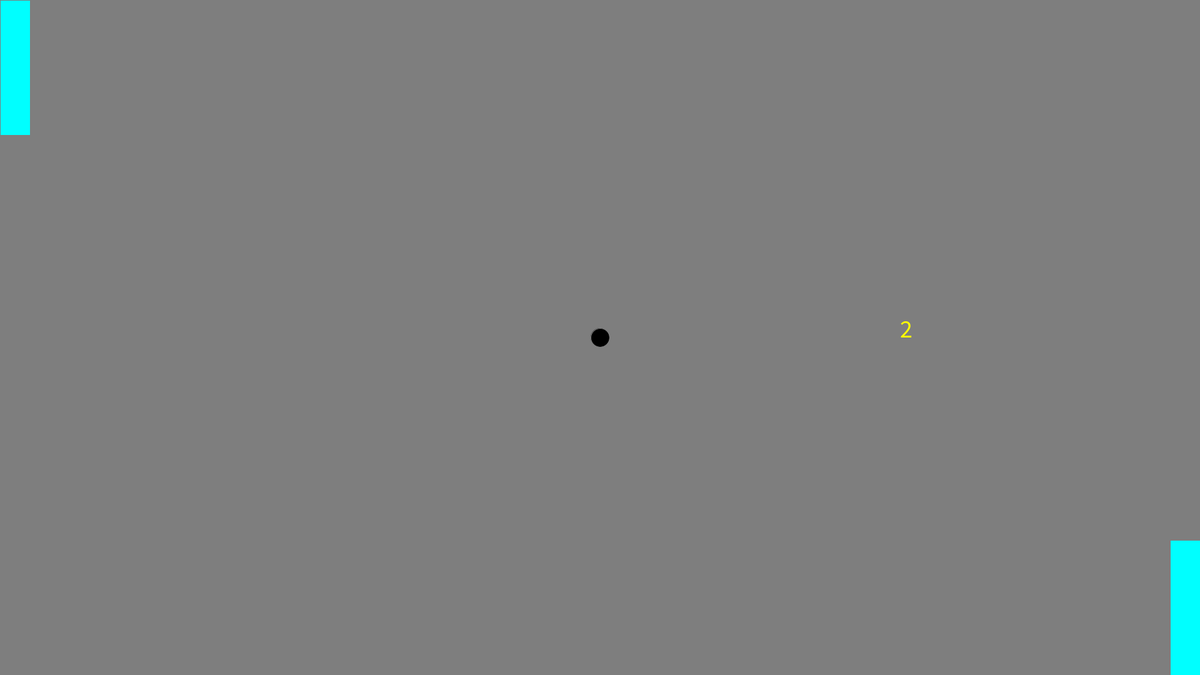
Frame 1 (no input)
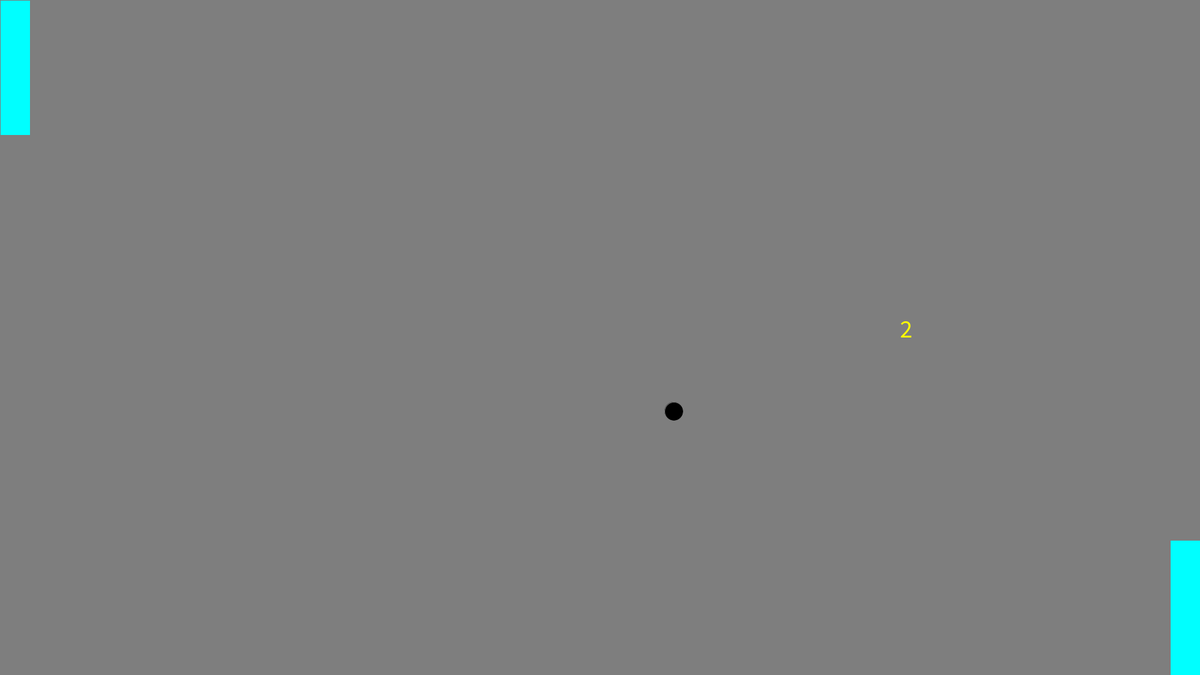
Frame 60 (the mouse pressed at the canvas centre just before this capture)
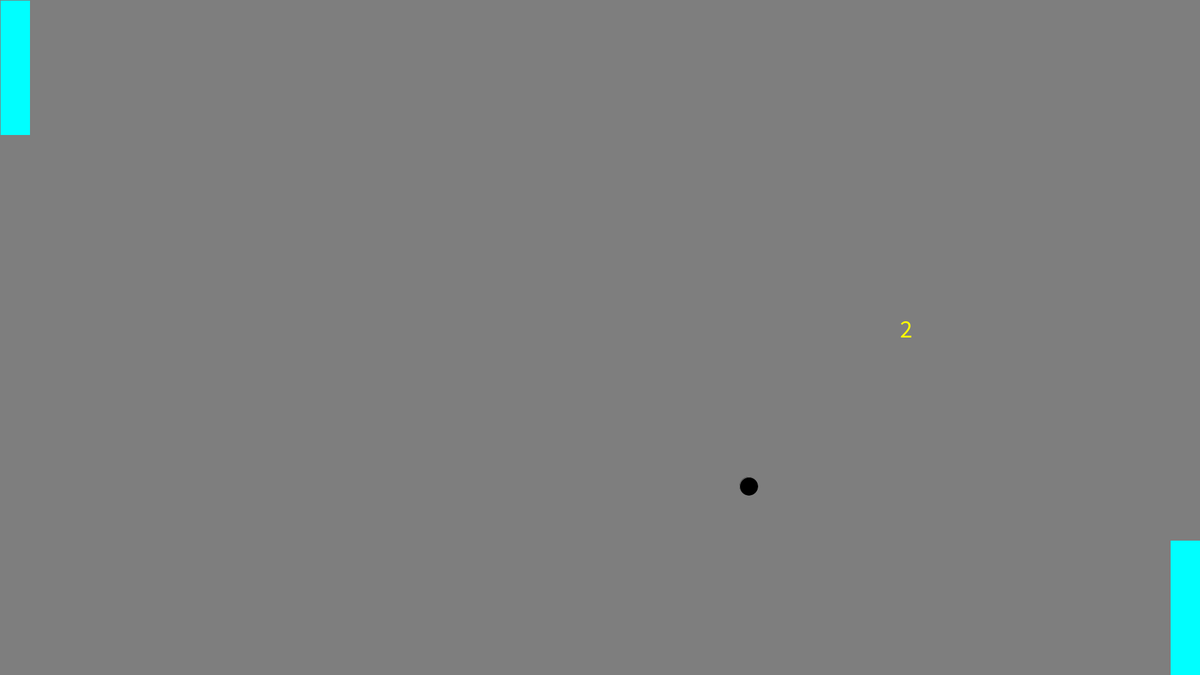
Frame 120 (the mouse held since frame 60 and released just before this capture)

The Processing sketch that drew these frames (run headless with seeded random() and noise(); from frame 60 on, the mouse is pressed at the canvas centre):

// Processing sketch: test2
// ── test2.pde
//maxX = ... 1920  .., maxY = 1080

int leftPadX;//declare variable to hold position X of left paddle 
int leftPadY; //declare variable to hold position Y of left paddle 
int padWidth; //declares width of both paddles

float rightPadX;//declare variable to hold position X of right paddle 
float rightPadY;//declare variable to hold position Y of right paddle
int padHeight; //declares height of both paddles

int ballX;//declare variable to hold X position of ball
float ballY;//declare variable to hold Y position of ball
float diameter=30;//declare and initialise variable to hold size of ball

int playerX;//declares playerX score
float playerWidthX;//declare variable to hold width of playerX score
int playerHeightX;//declare variable to hold height of playerX score

int playerY; //declares player Y score
float playerWidthY; //declare variable to hold width of playerY
int playerHeightY; //declare variable to hold height of playerY
int textSize=40;//declare and initialise variable to hold size of score

int ballSpeedX, ballSpeedY;

void setup() //runs once
{
  size(1920, 1080);
  
  leftPadX=0;
  leftPadY=0;
  
  rightPadX=1872;
  rightPadY=864;
  
  padWidth=width/50;
  padHeight=height/6;
  
  ballX = 960;
  ballY = 540;
  
  playerX=3;
  playerY=2;
  
  padWidth = 48;
  padHeight = 216;
  
  playerWidthY=1440;
  playerHeightY=540;
  
  playerWidthX=480;
  playerHeightX=1440;
  
  ballSpeedX = 2;
  ballSpeedY = 2;
}

void draw()//runs forever
{
  background(126,126,126);//sets background grey
  stroke(125);//sets outline white
  
  fill (0);//sets ball black
  ellipse(ballX,ballY,diameter,diameter);//creates ball with variables 
  
  //Move ball down and left
  ballX = ballX + ballSpeedX; //move ball in x direction
  ballY = ballY + ballSpeedY; //move ball in y direction
  
  fill(0,255,255);//sets paddles sea blue
  rect(leftPadX,leftPadY,padWidth,padHeight);//creates left paddle with variables 
  rect(rightPadX,rightPadY,padWidth,padHeight);//creates right paddle with variables 
  
  fill(255,255,0);//sets scores yellow
  //stroke (0, 25, 255); //use a blue outline for all shapes
  textSize(textSize);//sets scores size to 40 with variables 
  text(playerX,playerWidthX,playerHeightX);//writes player X score on screen with variables
  text(playerY,playerWidthY,playerHeightY);//writes player Y score on screen with variables 
}
